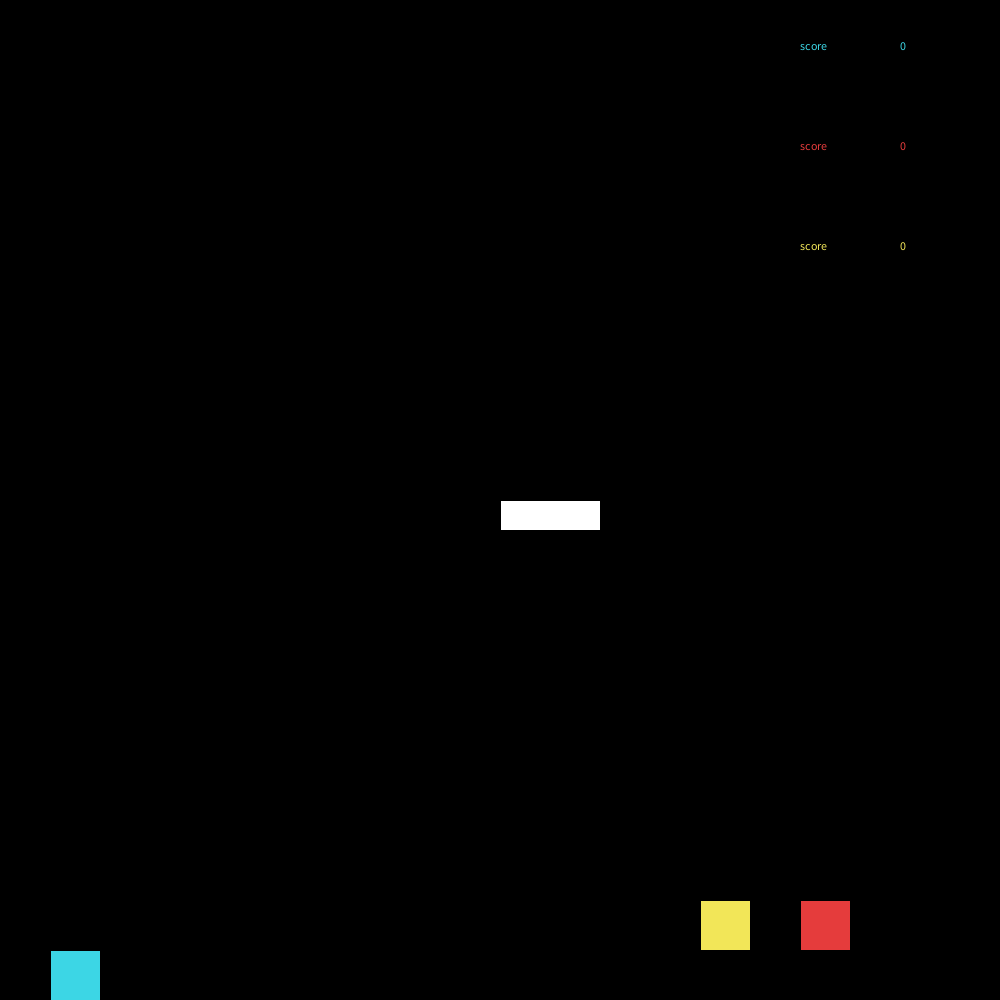
Frame 1 (no input)
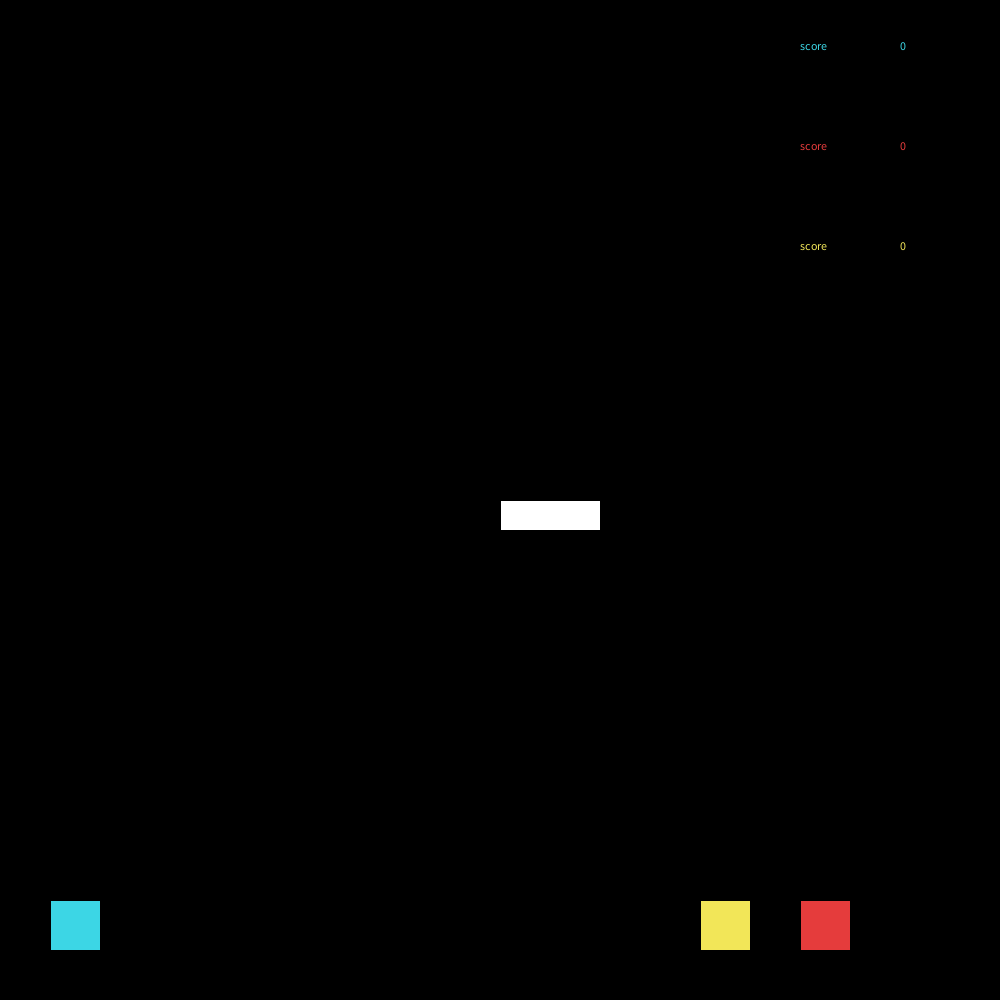
Frame 60 (the mouse pressed at the canvas centre just before this capture)
Frame 120 (the mouse held since frame 60 and released just before this capture): identical to frame 60, image omitted

The Processing sketch that drew these frames (run headless with seeded random() and noise(); from frame 60 on, the mouse is pressed at the canvas centre):

// Processing sketch: julian_gaming3
// ── julian_gaming3.pde
int px=500;
int py=500;
int charX=50;
int charY=950;
int dx=0;
float dy=+5;
int p2=800;
int p2y=900;
int d2x=0;
float d2y=+5;
int p3=700;
int p3y=900;
int d3x=0;
float d3y=+5;
int score=0;
int score2=0;
int score3=0;
int score4=0;

void setup()
{
  size (1000, 1000);
  noCursor();
}

void draw()
{
  background(0, 0, 0);
  fill(#3CD6E5);
  text("score", 800, 50);
  text(score, 900, 50);
  fill(#E53C3C);
  text("score", 800, 150);
  text(score2, 900, 150);
  fill(#F2E658);
  text("score", 800, 250);
  text(score3, 900, 250);
  fill(#E53C3C);
  rect(p2, p2y, 50, 50);
  fill(#3CD6E5);
  rect (charX, charY, 50, 50);
  fill(#F2E658);
  rect(p3, p3y, 50, 50);
  if (charX+25>px && charX<px+100 && charY+25>py+30 && charY<py+30)
  {
    charY=py+30;
  }
  if (p2+25>px && p2<px+100 && p2y+25>py+30 && p2y<py+30)
  {
    p2y=py+30;
  }
  if (p3+25>px && p3<px+100 && p3y+25>py+30 && p3y<py+30)
  {
    p3y=py+30;
  }
  if (charX+25>px && charX<px+100 && charY+25>py && charY<py)
  {
    px=(int)random(900);
    py=(int)random(500);
    score=score+1;
  } 
  if (p2+25>px && p2<px+100 && p2y+25>py && p2y<py)
  {
    px=(int)random(900);
    py=(int)random(500);
    score2=score2+1;
  } 
  if (p3+25>px && p3<px+100 && p3y+25>py && p3y<py)
  {
    px=(int)random(900);
    py=(int)random(500);
    score3=score3+1;
  } 


  charX=charX+dx; 
  charY=charY+(int)dy;
  p2=p2+d2x; 
  p2y=p2y+(int)d2y;
  p3=p3+d3x; 
  p3y=p3y+(int)d3y;
  fill(255, 255, 255);
  rect (px, py, 100, 30);

  dy=dy+0.1;
  d2y=d2y+0.1;
  d3y=d3y+0.1;
  if (dy>10)
  {
    dy = 10;
  }
  if (d2y>10)
  {
    d2y = 10;
  }
  if (d3y>10)
  {
    d3y = 10;
  }
  if (charX > 900)
  {
    charX = 900;
  }
  if (p2 > 900)
  {
    p2 = 900;
  }
  if (p3 > 900)
  {
    p3 = 900;
  }
  if (charX <0)
  {
    charX = 0;
  }
  if (p2 <0)
  {
    p2 = 0;
  }
  if (p3 <0)
  {
    p3 = 0;
  }
  if (charY > 900)
  {
    charY= 900;
  }
  if (charY < 0)
  {
    charY= 0;
  }
  if (p2y > 900)
  {
    p2y= 900;
  }
  if (p2y < 0)
  {
    p2y= 0;
  }
  if (p3y > 900)
  {
    p3y= 900;
  }
  if (p3y < 0)
  {
    p3y= 0;
  }
}

void keyPressed()
{ 
  if (key=='a')
  {
    dx=-5;
  }
  if (key=='d')
  {
    dx=+5;
  }
  if (keyCode==RIGHT)
  {
    d2x=+5;
  }
  if (keyCode==LEFT)
  {
    d2x=-5;
  }
  if (key=='j')
  {
    d3x=-5;
  }
  if (key=='l')
  {
    d3x=+5;
  }
}
void keyReleased()
{
  if (key=='a' && dx == -5)
  {
    dx=0;
  }
  if (key=='d' && dx == 5)
  {
    dx=0;
  }
  if (key=='w')
  {
    dy=-8;
  }
  if (keyCode==UP)
  {
    d2y=-8;
  }
  if (keyCode==RIGHT && d2x == 5)
  {
    d2x=0;
  }
  if (keyCode==LEFT && d2x == -5)
  {
    d2x=0;
  }
  if (key=='j' && d3x == -5)
  {
    d3x=0;
  }
  if (key=='l' && d3x == 5)
  {
    d3x=0;
  }
  if (key=='i')
  {
    d3y=-8;
  }
}
